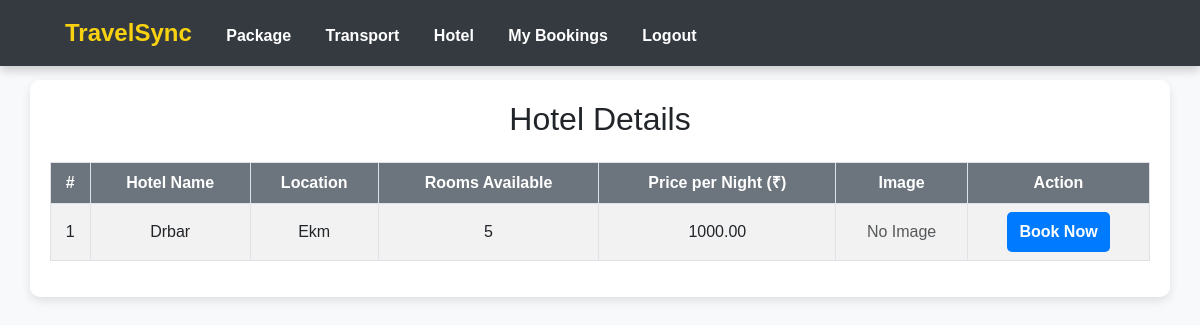
The page /view-hotels/ on the database as committed earlier.
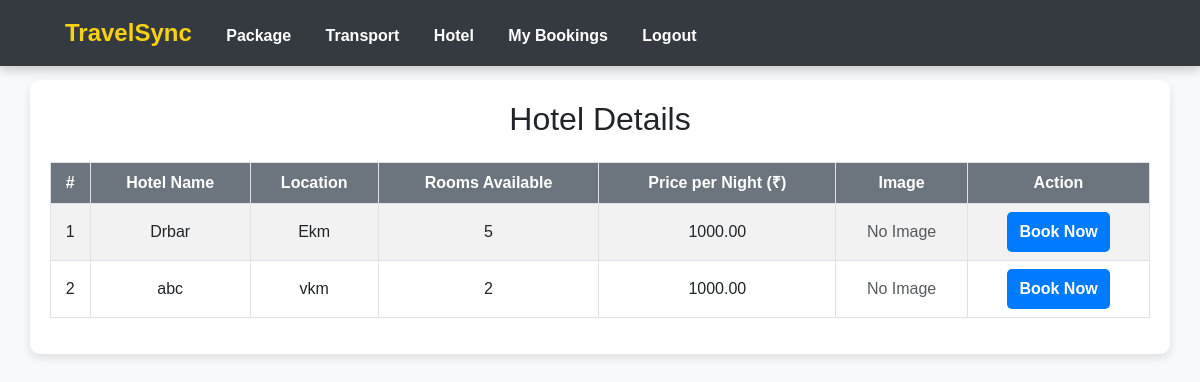
The same page on the database as committed later.
### app/models.py (models this page shows, shortened)
class Hotel(models.Model):
    name = models.CharField(max_length=255)
    location = models.CharField(max_length=255)
    rating = models.FloatField()
    price_per_night = models.DecimalField(max_digits=10, decimal_places=2)
    available_rooms = models.IntegerField()
    image = models.ImageField(upload_to='hotels/', null=True, blank=True)

### app/views.py (the view)
# urls.py: path('view-hotels/', views.viewhotel, name='view_hotels'),
def viewhotel(req):
    data=Hotel.objects.all()
    return render(req,'customer/viewhotel.html',{'data':data})

### templates/customer/viewhotel.html (shortened to what this page needs)
<!DOCTYPE html>
<html lang="en">
<head>
    <link href="https://cdn.jsdelivr.net/npm/bootstrap@5.3.0/dist/css/bootstrap.min.css" rel="stylesheet">
</head>
<body>
    <nav>
        <div>
            <a href="../customerhome" class="brand">TravelSync</a>
            <a href="../view-tour-packages">Package</a>
            <a href="../view-transports">Transport</a>
            <a href="../view-hotels">Hotel</a>
            <a href="../view-bookings">My Bookings</a>
            <a href="../logout">Logout</a>
        </div>
    </nav>
    <div class="container">
        <h2 class="text-center text-dark mb-4">Hotel Details</h2>
        <div class="table-responsive">
            <table class="table table-bordered table-striped">
                <thead>
                    <tr>
                        <th>#</th>
                        <th>Hotel Name</th>
                        <th>Location</th>
                        <th>Rooms Available</th>
                        <th>Price per Night (₹)</th>
                        <th>Image</th>
                        <th>Action</th>
                    </tr>
                </thead>
                <tbody>
                    {% for hotel in data %}
                    <tr>
                        <td>{{ forloop.counter }}</td>
                        <td>{{ hotel.name }}</td>
                        <td>{{ hotel.location }}</td>
                        <td>{{ hotel.available_rooms }}</td>
                        <td>{{ hotel.price_per_night }}</td>
                            <td>
                                {% if hotel.image %}
                                    <img src="{{ hotel.image.url }}" alt="{{ hotel.name }}" class="img-fluid" width="100">
                                {% else %}
                                    <span class="text-muted">No Image</span>
                                {% endif %}
                            </td>
                            <td>
                                <a href="{% url 'book_hotel' hotel.id %}" class="btn-book">Book Now</a>
                            </td>
                        </tr>
                        {% empty %}
                        <tr>
                            <td colspan="6" class="text-center text-danger">No Hotels Available</td>
                        </tr>
                        {% endfor %}
                </tbody>
        </div>
    </div>
</body>
</html>

Rows that differ between the two databases and show on the page:
added Hotel: name "abc", location "vkm", available_rooms "2", price_per_night "1000.00", image "No Image"
